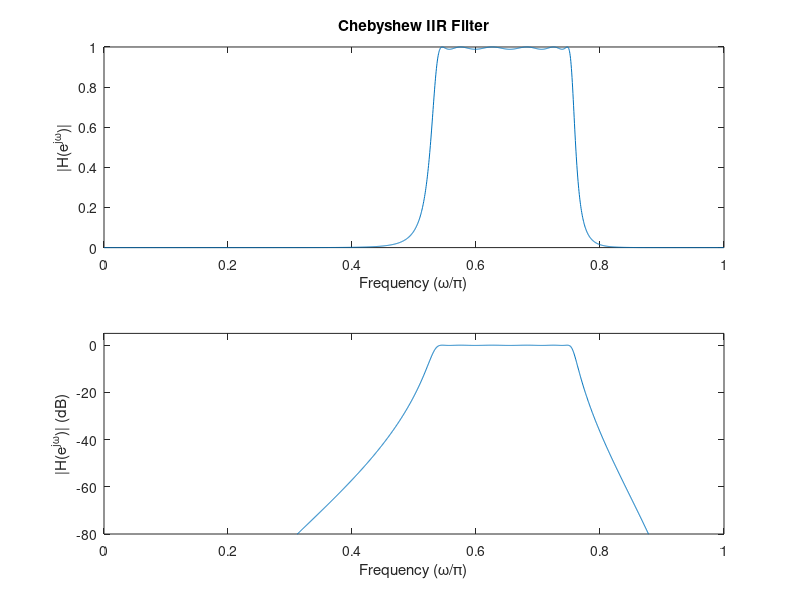
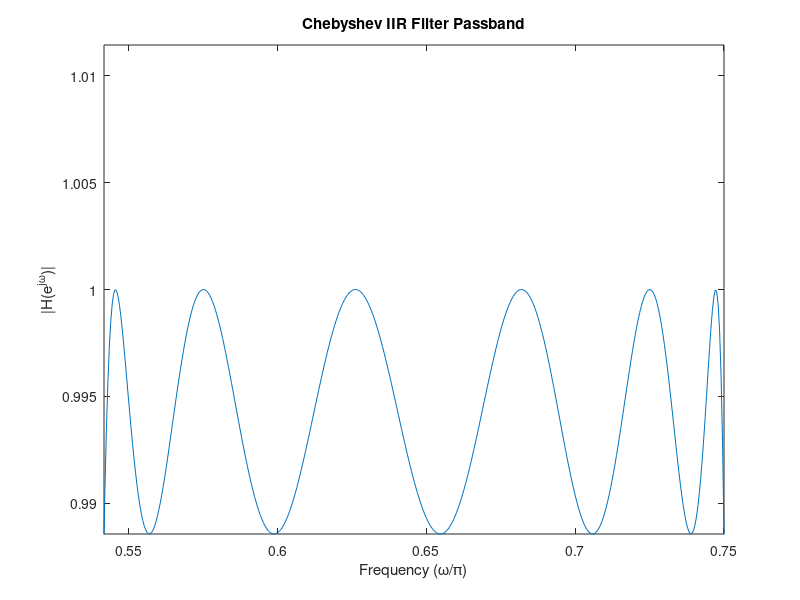

These figures' MATLAB source, in order:
%200029B IIR filter design Assignment
%Bilinear Transformation

%Filter Specification

Omega_s=4800;                                                          % sampling frequency            rad/s
Omega_s1 = 1000;                                                       % lower stopband edge           rad/s
Omega_p1 = 1300;                                                       % lower passband edge           rad/s
Omega_p2 = 1800;                                                       % upper passband edge           rad/s
Omega_s2 = 2000;                                                       % upper stopband edge           rad/s
A_p = 0.1;                                                             % Maximum passband ripple       dB
A_a = 52;                                                              % Minimum stopband attenuation  dB

delta1=(1-10^(-0.05*A_p));

%Convert to Digital frequencies

omega_s1=(2*pi*Omega_s1)/Omega_s;
omega_p1=(2*pi*Omega_p1)/Omega_s;
omega_p2=(2*pi*Omega_p2)/Omega_s;
omega_s2=(2*pi*Omega_s2)/Omega_s;

%Pre-warp frequencies
W_s1 =2*1*tan(omega_s1/2);
W_p1= 2*1*tan(omega_p1/2);
W_p2= 2*1*tan(omega_p2/2);
W_s2= 2*1*tan(omega_s2/2);

W_pass=[W_p1 W_p2];
W_stop=[W_s1 W_s2];

[n,W_n]=cheb1ord(W_pass,W_stop,A_p,A_a, "s");
[b, a] = cheby1 (n,A_p,W_n, "s");

[numd,dend]= bilinear(b,a,1);

[H,omega]=freqz(numd,dend,2048);
figure(1)
subplot(2,1,1)
plot(omega/pi,abs(H));
xlabel('Frequency (\omega/\pi)'),ylabel('|H(e^{j\omega})|')
ylim([0 1])
xlim([0 1])
title('Chebyshew IIR Filter')

subplot(2,1,2)
plot(omega/pi,20*log10(abs(H)));
xlabel('Frequency (\omega/\pi)'),ylabel('|H(e^{j\omega})| (dB)')
ylim([-80 5])
xlim([0 1])

% zoom in to confirm specification met
figure(2)
plot(omega/pi,abs(H));
xlabel('Frequency (\omega/\pi)'),ylabel('|H(e^{j\omega})|')
title('Chebyshev IIR Filter Passband')
%Limit plot to cover passband region
xlim([omega_p1/pi omega_p2/pi])
ylim([1-delta1 1+delta1]);







